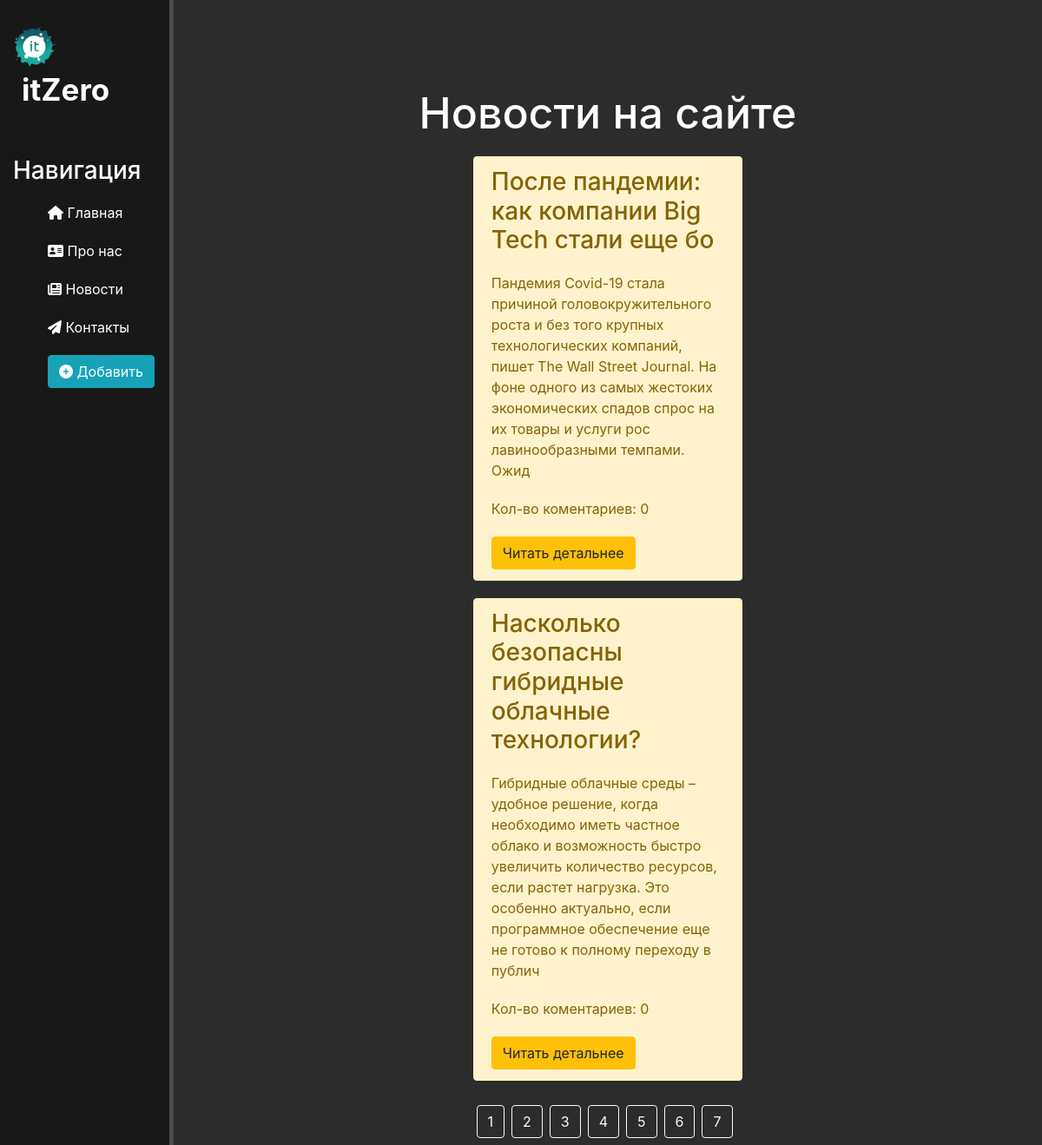
Page /news/?page=3 on the committed database.
### news/models.py (models this page shows, shortened)
class Articles(models.Model):
    title = models.CharField('Название', max_length=50, default='')
    anons = models.CharField('Анонс', max_length=250, default='')
    full_text = models.TextField('Статья')
    date = models.DateTimeField(auto_now=True)
    tag = models.CharField('Тег', max_length=20, default='',blank=True)
    class Meta:
        verbose_name = 'Новость'
        verbose_name_plural = 'Новости'

### news/views.py (the view)
# urls.py: path('', views.news_home, name='news_home'),
def news_home(request):
    news = Articles.objects.order_by('-date')
    paginator = Paginator(news,2) # Кол-во постов на странице
    page_number = request.GET.get('page')
    page_obj = paginator.get_page(page_number)
    for item in page_obj:
        item.all_comments = len(item.comments_articles.all())
    return render(request, 'news/news_home.html', {'page_obj':page_obj})

### news/templates/news/news_home.html (shortened to what this page needs)
{% extends 'main/layout.html' %}
{% block content %}
    <div class="features">
        <h1>Новости на сайте</h1>
        {% if page_obj %}
            {% for el in page_obj %}
                <div class="alert alert-warning">
                    <h3>{{ el.title }}</h3>
                    <p>{{ el.anons }}</p>
                    <p>Кол-во коментариев: {{ el.all_comments }}</p>
                    <a href="{% url 'news-detail' el.id %}" class="btn btn-warning">Читать детальнее</a>
                </div>
            {% endfor %}
        {% else %}
            <p>Нет записей!</p>
        {% endif %}
        <nav class="navbar navbar-expand-lg ">
            <ul class="navbar-nav mx-auto">
                {% for p in page_obj.paginator.page_range %}
                <li class="nav-item mr-2">
                    <a href="?page={{ p }}" class="btn btn-outline-light">{{ p }}</a>
                </li>
                {% endfor %}
            </ul>
        </nav>
    </div>
{% endblock %}

### main/static/main/css/main.css (style rules this page uses)
body { background: #2c2c2c; }
ul li { list-style-type: none; }
main .features { color: #fff; margin-top: 100px; text-align: center; }
main .features h1 { font-size: 50px; }
main .features p { max-width: 500px; margin: 20px auto; }
.alert-warning { clear: both; margin: 20px 34%; text-align: left; }

### rows in the picture
Articles: title "После пандемии: как компании Big Tech стали еще бо", anons "Пандемия Covid-19 стала причиной головокружительного роста и без того крупных технологических компаний, пишет The Wall Street Journal. На фоне одного из самых жестоких экономических спадов спрос на их товары и услуги рос лавинообразными темпами. Ожид", all_comments "0"
Articles: title "Насколько безопасны гибридные облачные технологии?", anons "Гибридные облачные среды – удобное решение, когда необходимо иметь частное облако и возможность быстро увеличить количество ресурсов, если растет нагрузка. Это особенно актуально, если программное обеспечение еще не готово к полному переходу в публич", all_comments "0"

### other values in the picture
{{ p }} "1" "2" "3" "4" "5" "6" "7"
